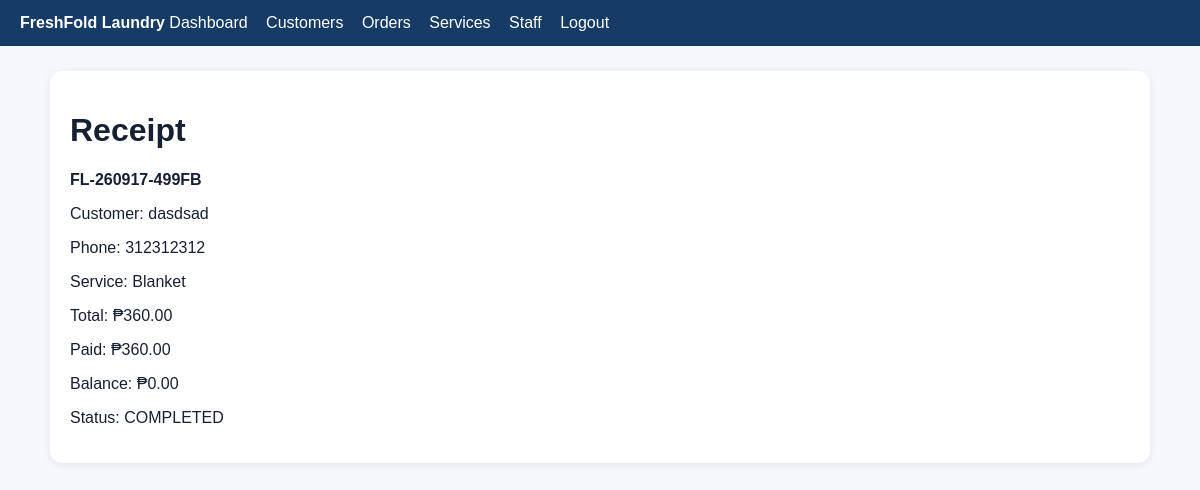
/orders/22/receipt (signed in), run on the app's committed database.
### tables this page shows
CREATE TABLE orders (
            id INTEGER PRIMARY KEY AUTOINCREMENT,
            order_code TEXT UNIQUE NOT NULL,
            customer_id INTEGER NOT NULL,
            service_id INTEGER NOT NULL,
            weight REAL NOT NULL,
            price_per_kg REAL NOT NULL,
            total_price REAL NOT NULL,
            date_received TEXT NOT NULL,
            expected_pickup TEXT NOT NULL,
            amount_paid REAL NOT NULL DEFAULT 0,
            balance REAL NOT NULL,
            payment_method TEXT NOT NULL DEFAULT 'Cash',
            payment_status TEXT NOT NULL DEFAULT 'Unpaid',
            status TEXT NOT NULL DEFAULT 'RECEIVED',
            notes TEXT NOT NULL DEFAULT '',
            qr_token TEXT UNIQUE NOT NULL,
            created_at TEXT NOT NULL DEFAULT CURRENT_TIMESTAMP,
            FOREIGN KEY (customer_id) REFERENCES customers(id) ON DELETE RESTRICT,
            FOREIGN KEY (service_id) REFERENCES services(id) ON DELETE RESTRICT
        );

CREATE TABLE customers (
            id INTEGER PRIMARY KEY AUTOINCREMENT,
            name TEXT NOT NULL,
            phone TEXT NOT NULL,
            address TEXT NOT NULL DEFAULT '',
            created_at TEXT NOT NULL DEFAULT CURRENT_TIMESTAMP
        );

CREATE TABLE services (
            id INTEGER PRIMARY KEY AUTOINCREMENT,
            name TEXT UNIQUE NOT NULL,
            price_per_kg REAL NOT NULL,
            description TEXT NOT NULL DEFAULT '',
            active INTEGER NOT NULL DEFAULT 1
        );

### app.py (the view)
@app.route("/orders/<int:order_id>/receipt")
@login_required
def receipt(order_id):
    db = get_db()
    order = db.execute("""SELECT o.*, c.name AS customer_name, c.phone, s.name AS service_name
        FROM orders o JOIN customers c ON c.id=o.customer_id JOIN services s ON s.id=o.service_id WHERE o.id=?""", (order_id,)).fetchone()
    if not order:
        abort(404)
    customer_orders = db.execute("""SELECT o.order_code, o.service_id, o.total_price, o.status,
        o.date_received, s.name AS service_name
        FROM orders o JOIN services s ON s.id=o.service_id
        WHERE o.customer_id=? ORDER BY o.created_at DESC""", (order["customer_id"],)).fetchall()
    return render_template("receipt.html", order=order, customer_orders=customer_orders)

### app.py (called while the page is built)
def get_db():
    if "db" not in g:
        g.db = sqlite3.connect(app.config["DATABASE"])
        g.db.row_factory = sqlite3.Row
        g.db.execute("PRAGMA foreign_keys = ON")
    return g.db

def login_required(view):
    @wraps(view)
    def wrapped_view(*args, **kwargs):
        if "user_id" not in session:
            return redirect(url_for("login", next=request.path))
        return view(*args, **kwargs)
    return wrapped_view

def money(value):
    return f"₱{float(value or 0):,.2f}"

@app.template_filter("money")
def money_filter(value):
    return money(value)

@app.context_processor
def inject_globals():
    return {"statuses": STATUSES, "today": date.today().isoformat(), "shop_name": "FreshFold Laundry"}

@app.before_request
def ensure_database():
    init_db()

### templates/receipt.html
{% extends "base.html" %}{% block content %}
<div class="card"><h1>Receipt</h1><p><b>{{order.order_code}}</b></p><p>Customer: {{order.customer_name}}</p><p>Phone: {{order.phone}}</p><p>Service: {{order.service_name}}</p><p>Total: {{order.total_price|money}}</p><p>Paid: {{order.amount_paid|money}}</p><p>Balance: {{order.balance|money}}</p><p>Status: {{order.status}}</p></div>{% endblock %}

### templates/base.html (style rules this page uses)
body { font-family:Arial,sans-serif;margin:0;background:#f4f7fb;color:#172033 }
.card { background:white;border-radius:12px;padding:20px;margin-bottom:18px;box-shadow:0 2px 10px #0001 }

### data on the page
orders: order_code "FL-260917-499FB", total_price "₱360.00", amount_paid "₱360.00", balance "₱0.00", status "COMPLETED"
customers: customer_name "dasdsad", phone "312312312"
services: service_name "Blanket"
